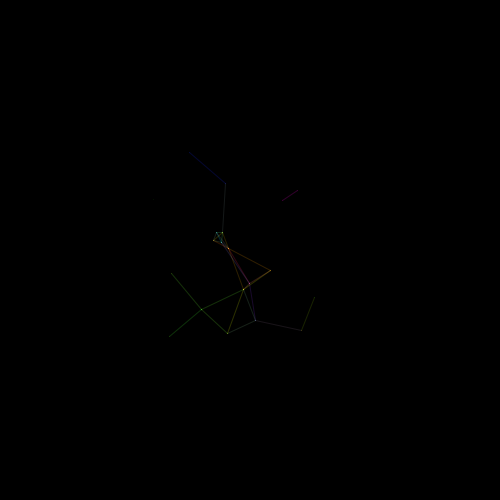
Frame 1 (no input)
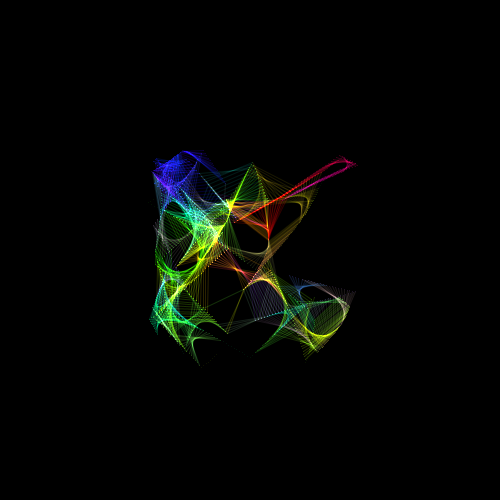
Frame 60 (the mouse pressed at the canvas centre just before this capture)
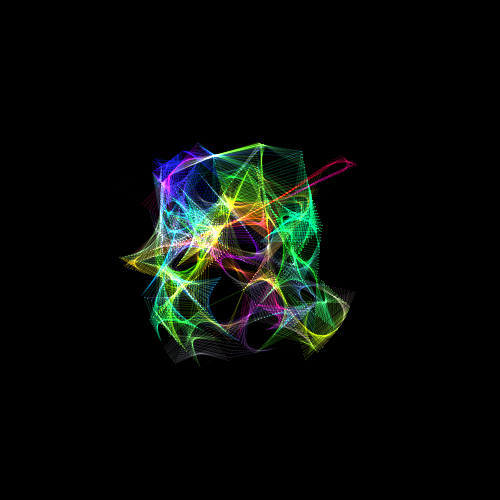
Frame 120 (the mouse held since frame 60 and released just before this capture)

The Processing sketch that drew these frames (run headless with seeded random() and noise(); from frame 60 on, the mouse is pressed at the canvas centre):

// Processing sketch: sketch56
// ── sketch56.pde
Relation rel;

float a, r, x, y;

void setup() {
  size(500, 500);
  
  blendMode(ADD);
  colorMode(HSB, 360, 100, 100, 100);
  
  rel = new Relation();
  
  background(0);
}

void draw() {
  translate(width/2, height/2);
  
  x = r * cos(a);
  y = r * sin(a);
  
  rel.rel(x,y);
  
  a += PI/100;
  r += 0.3;
  //rel.rel(mouseX, mouseY);
}


void keyPressed() {
  if (key==' ') {
    String filename = "" + year() + month() + day() + hour() + minute() + second();
    save("img/" + filename + ".png");
    //save("hoge.png");
    println("saved");
  } else if (key=='r') background(0);
}
// ── Ball.pde
class Ball {
  float V=3;
  
  int MAXH = 360;
  
  float x, y, vx, vy;
  int value;
  
  Ball() {
    x = random(Relation.W);
    y = random(Relation.H);
    vx = random(-V, V);
    vy = random(-V, V);
    
    //value = (int)random(100);
    value = (int)random(MAXH);
  }
  
  void draw() {
    stroke(100, 100, 100, 100);
    strokeWeight(10);
    point(x, y);
  }
  
  void move() {
    if (x<=0 || x>=Relation.W) vx = -vx;
    if (y<=0 || y>=Relation.H) vy = -vy;
    
    x += vx;
    y += vy;
    
    value = (value+1)%MAXH;
    //println(value);
  }
}
// ── Relation.pde
class Relation {
  static final float W=200,H=200;
  
  float x, y;
  
  int N=20;
  float MAXD = 50.0;
  
  Ball balls[];
  
  Relation() {
    balls = new Ball[N];
    for (int i=0; i<balls.length; i++) balls[i] = new Ball();
  }
  
  void rel(float x, float y) {
    for (Ball b: balls) {
      b.move();
      //b.draw();
    }
    
    for (Ball b1: balls) {
      for (Ball b2: balls) {
        drawrel(b1.value, b1.x, b1.y, b2.x, b2.y, x, y);
      }
    }
  }
  
  void drawrel(int v, float x1, float y1, float x2, float y2, float px, float py) {
    float d = dist(x1, y1, x2, y2);
    if (d < MAXD) {
      //stroke(100, 0, v, 100);
      stroke(v, 100, 100, 10);
      strokeWeight(1);

      pushMatrix();
      translate(px-W/2, py-H/2);
      line(x1, y1, x2, y2);
      popMatrix();
    }
  }
  
}
